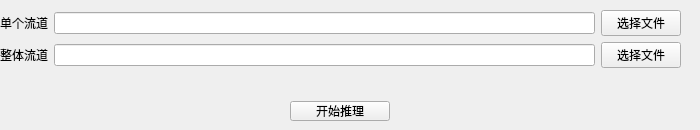
<?xml version="1.0" encoding="UTF-8"?>
<ui version="4.0">
 <class>Form</class>
 <widget class="QWidget" name="Form">
  <property name="geometry">
   <rect>
    <x>0</x>
    <y>0</y>
    <width>700</width>
    <height>130</height>
   </rect>
  </property>
  <property name="minimumSize">
   <size>
    <width>700</width>
    <height>130</height>
   </size>
  </property>
  <property name="maximumSize">
   <size>
    <width>700</width>
    <height>130</height>
   </size>
  </property>
  <property name="windowTitle">
   <string>推理</string>
  </property>
  <widget class="QWidget" name="verticalLayoutWidget">
   <property name="geometry">
    <rect>
     <x>0</x>
     <y>10</y>
     <width>681</width>
     <height>111</height>
    </rect>
   </property>
   <layout class="QVBoxLayout" name="verticalLayout">
    <item>
     <layout class="QHBoxLayout" name="horizontalLayout">
      <item>
       <widget class="QLabel" name="label">
        <property name="text">
         <string>单个流道</string>
        </property>
       </widget>
      </item>
      <item>
       <widget class="QLineEdit" name="lineEdit"/>
      </item>
      <item>
       <widget class="QPushButton" name="pushButton">
        <property name="text">
         <string>选择文件</string>
        </property>
       </widget>
      </item>
     </layout>
    </item>
    <item>
     <layout class="QHBoxLayout" name="horizontalLayout_2">
      <item>
       <widget class="QLabel" name="label_2">
        <property name="text">
         <string>整体流道</string>
        </property>
       </widget>
      </item>
      <item>
       <widget class="QLineEdit" name="lineEdit_2"/>
      </item>
      <item>
       <widget class="QPushButton" name="pushButton_2">
        <property name="text">
         <string>选择文件</string>
        </property>
       </widget>
      </item>
     </layout>
    </item>
    <item>
     <spacer name="verticalSpacer">
      <property name="orientation">
       <enum>Qt::Vertical</enum>
      </property>
      <property name="sizeHint" stdset="0">
       <size>
        <width>20</width>
        <height>5</height>
       </size>
      </property>
     </spacer>
    </item>
    <item>
     <layout class="QHBoxLayout" name="horizontalLayout_3">
      <item>
       <widget class="QPushButton" name="pushButton_3">
        <property name="minimumSize">
         <size>
          <width>100</width>
          <height>20</height>
         </size>
        </property>
        <property name="maximumSize">
         <size>
          <width>100</width>
          <height>20</height>
         </size>
        </property>
        <property name="text">
         <string>开始推理</string>
        </property>
       </widget>
      </item>
     </layout>
    </item>
   </layout>
  </widget>
 </widget>
 <resources/>
 <connections/>
</ui>
